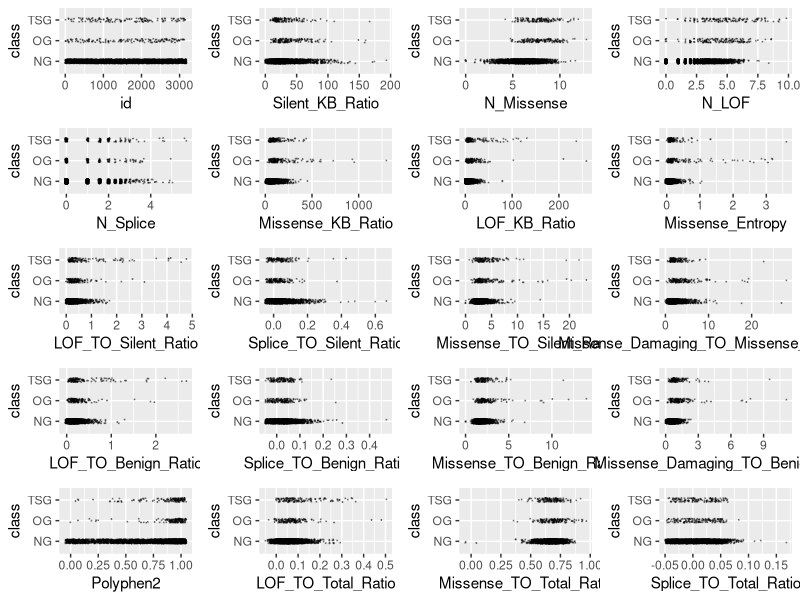
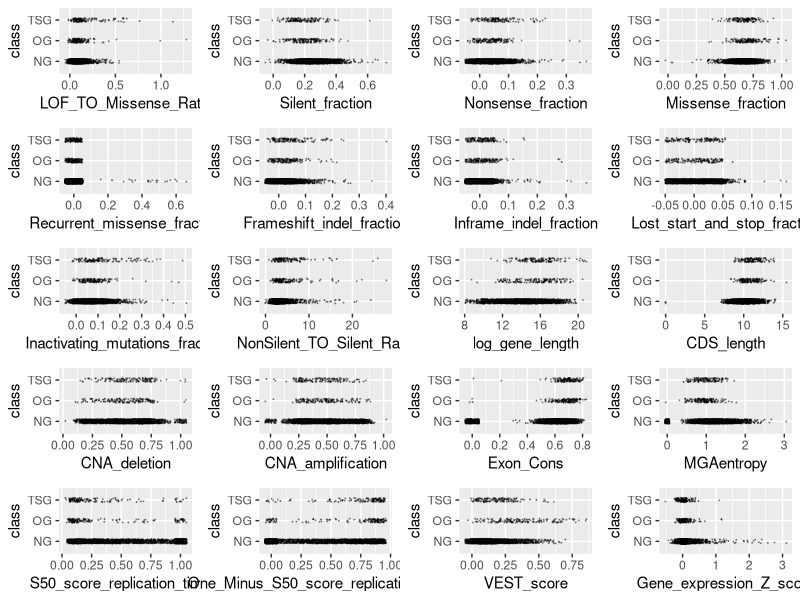
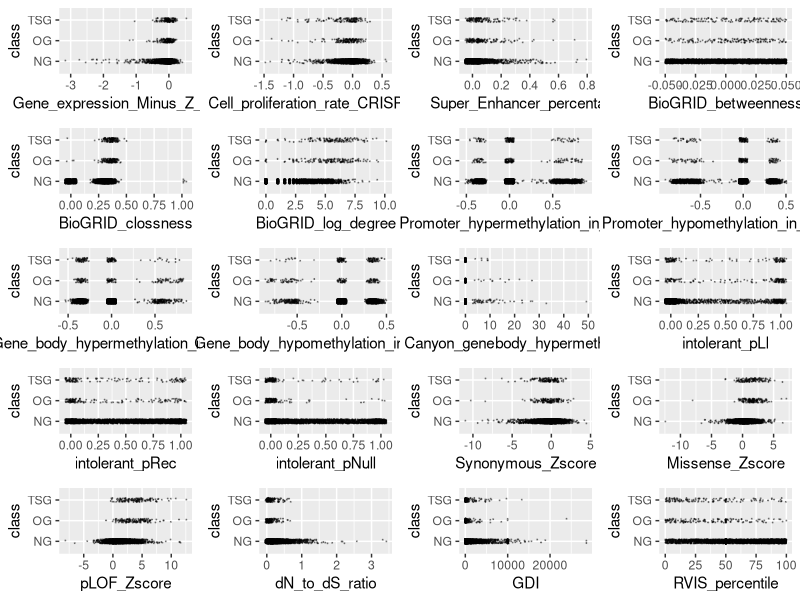
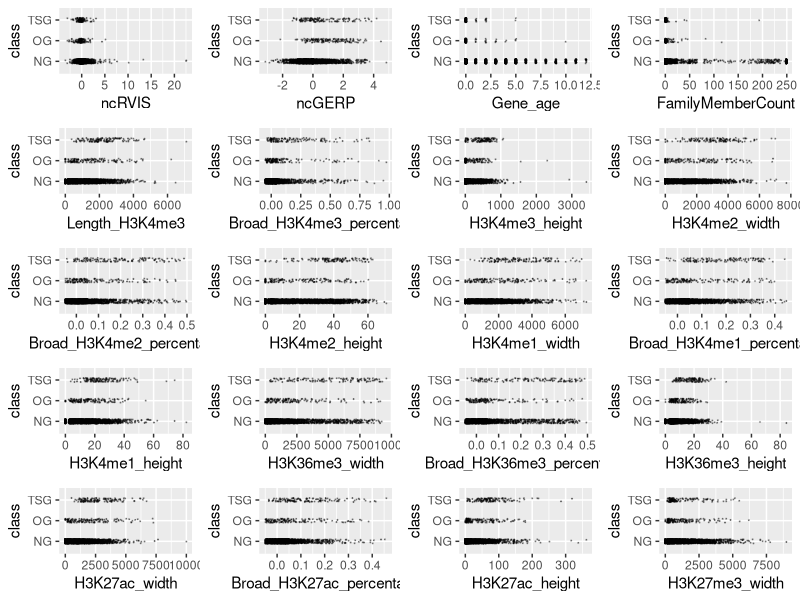
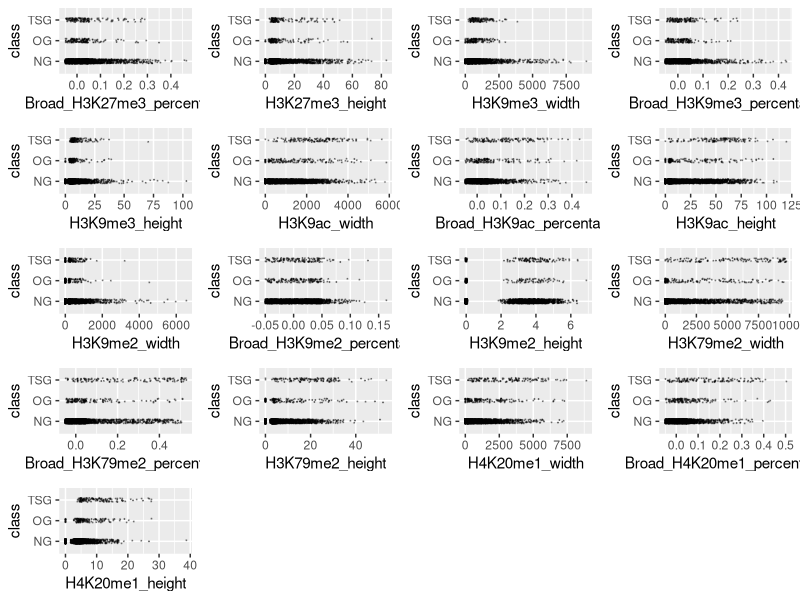
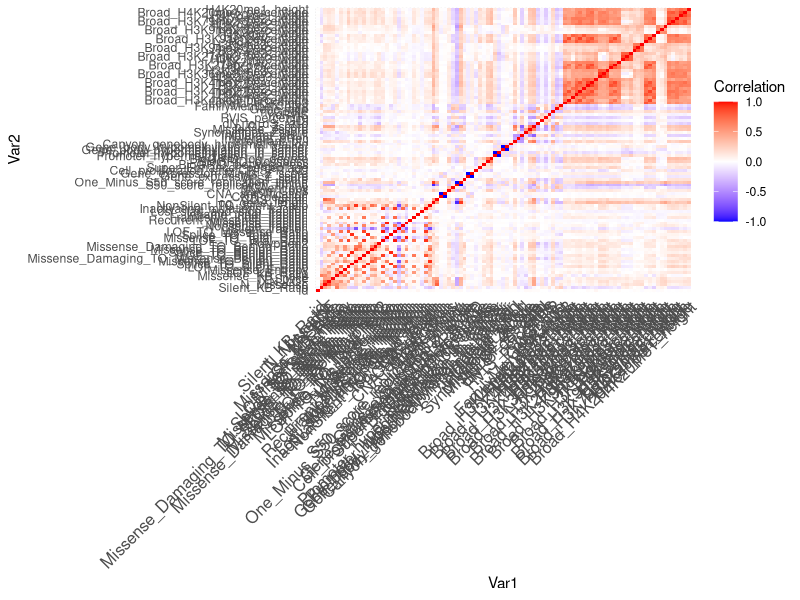
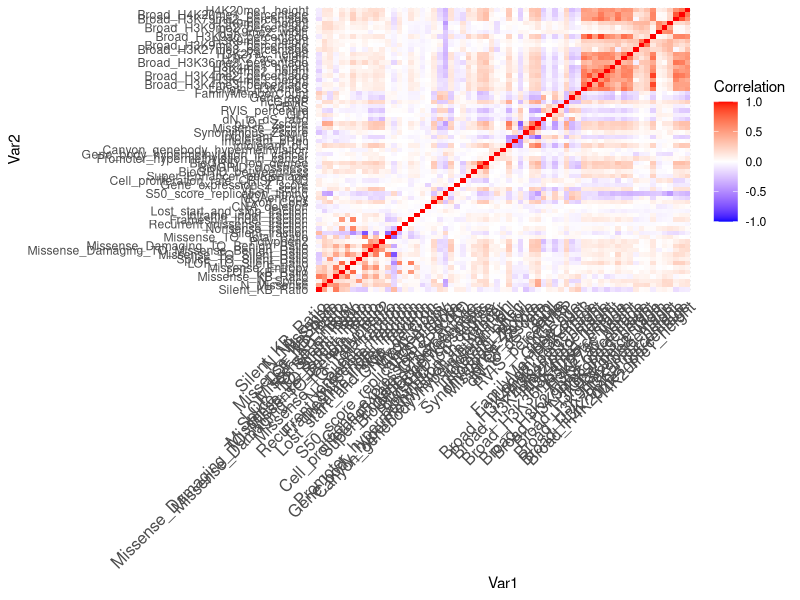
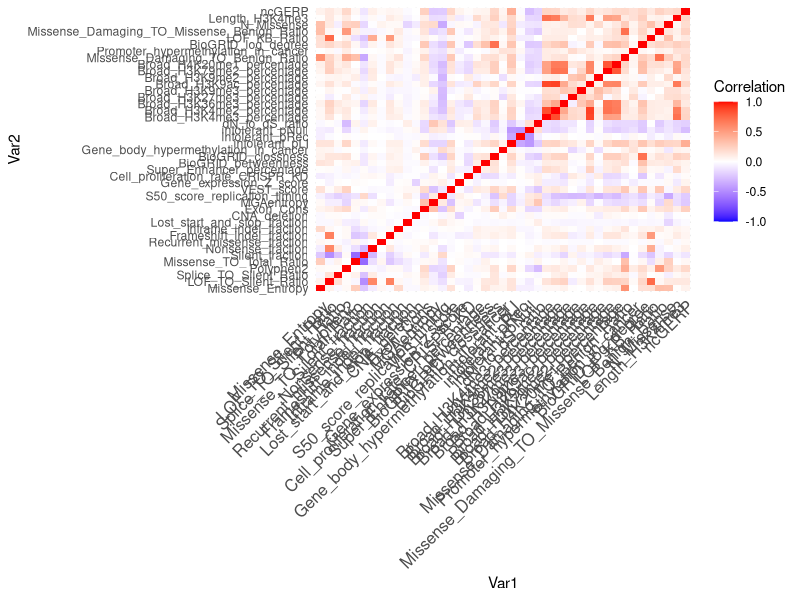

The R source for these figures, in order:
## ---- chunk 1
knitr::opts_chunk$set(echo = TRUE, comment = NA)
## ---- chunk 2
training <- read.csv("training.csv", stringsAsFactors = TRUE)
training$class <- factor(training$class)
levels(training$class) <- c("NG", "OG", "TSG")
# Create an outlier function
outlier <- function(data) {
  low <- mean(data) - 3 * sd(data)
  high <- mean(data) + 3 * sd(data)
  which(data < low | data > high)
}
# library(ggplot2)
# scatter <- function(var) {
#   ggplot(training, aes_string(var, "class")) +
#     geom_jitter(width = 0.05, height = 0.1, size = 0.1,
#                 colour = rgb(0, 0, 0, alpha = 1 / 3))
# }
# scat_plot <- lapply(names(training)[-99], scatter)
# library(gridExtra)
# grid.arrange(grobs = scat_plot[1:20], ncol = 4)
# grid.arrange(grobs = scat_plot[21:40], ncol = 4)
# grid.arrange(grobs = scat_plot[41:60], ncol = 4)
# grid.arrange(grobs = scat_plot[61:80], ncol = 4)
# grid.arrange(grobs = scat_plot[81:98], ncol = 4)
outliers <- table(unlist(lapply(training[,-99], outlier)))
outlier_index <- sort(outliers, decreasing = TRUE)
# Remove 50 most common outliers (i.e. outliers across multiple predictors)
training <- training[-as.numeric(names(outlier_index)[1:50]),]

# The below variables had outstanding outliers which we chose to remove
sort(training$Missense_TO_Silent_Ratio, decreasing = TRUE)[1:10]
training <- training[-which(training$Missense_TO_Silent_Ratio > 100), ]
sort(training$Missense_KB_Ratio, decreasing = TRUE)[1:10]
training <- training[-which(training$Missense_KB_Ratio > 2000), ]
sort(training$LOF_TO_Silent_Ratio, decreasing = TRUE)[1:10]
training <- training[-which(training$LOF_TO_Silent_Ratio > 5), ]
sort(training$Gene_expression_Z_score, decreasing = TRUE)[1:10]
training <- training[-which(training$Gene_expression_Z_score > 4), ]
sort(training$dN_to_dS_ratio, decreasing = TRUE)[1:10]
training <- training[-which(training$dN_to_dS_ratio > 5),]
sort(training$Silent_KB_Ratio, decreasing = TRUE)[1:10]
training <- training[-which(training$Silent_KB_Ratio > 200), ]
sort(training$Lost_start_and_stop_fraction, decreasing = TRUE)[1:10]
training <- training[-which(training$Lost_start_and_stop_fraction > 0.2),]
sort(training$Synonymous_Zscore, decreasing = FALSE)[1:10]
training <- training[-which(training$Synonymous_Zscore < -15), ]
numeric_training <- training[,-99]

# Lots of zeroes for some observations, so removed those observations with quite a few zeroes across predictor variables
n_zeroes <- rep(NA, nrow(numeric_training))

for(i in seq_len(nrow(numeric_training))){
  row_i_zeroes <- 0
  for(j in seq_len(ncol(numeric_training))){
    if(round(numeric_training[i,j], digits = 5) == 0){
      row_i_zeroes <- row_i_zeroes + 1
    }
  }
  n_zeroes[i] <- row_i_zeroes
}
training <- training[n_zeroes <= ncol(training) / 2, ]
# Remove 1 of 2 variables that have r value of 1 or -1 (i.e. perfectly correlated)
perf_corr <- which(abs(cor(training[,-99])) == 1, arr.ind = TRUE)
which(perf_corr[,1] != perf_corr[,2])
training <- training[, -43]
## ---- chunk 3
library(ggplot2)
scatter <- function(var) {
  ggplot(training, aes_string(var, "class")) +
    geom_jitter(width = 0.05, height = 0.1, size = 0.1,
                colour = rgb(0, 0, 0, alpha = 1 / 3))
}
scat_plot <- lapply(names(training)[-98], scatter)
library(gridExtra)
grid.arrange(grobs = scat_plot[1:20], ncol = 4)
grid.arrange(grobs = scat_plot[21:40], ncol = 4)
grid.arrange(grobs = scat_plot[41:60], ncol = 4)
grid.arrange(grobs = scat_plot[61:80], ncol = 4)
grid.arrange(grobs = scat_plot[81:97], ncol = 4)
## ---- chunk 4
library(dplyr)
#function to calculate wca
score <- function (conf_mat) {
  print(sum(diag(conf_mat) * c(1, 20, 20)))
  print(sum(diag(conf_mat) * c(1, 20, 20)) / sum(apply(conf_mat, 2, sum) * c(1, 20, 20)))
}

# Set new threshold to account for unbalanced data
classify <- function(probs, k) {
  if (any(probs[2:3] > k)) {
    subset <- probs[2:3]
    output <- which(subset == max(subset))
    if (length(output) > 1) {
        output <- sample(1:2, 1)
    }
  } else {
    output <- 0
  }
  output
}
## ---- chunk 5
library(dplyr)
library(caret)
set.seed(12)
library(dplyr)
sig <- logical(97)
names(sig) <- names(training)[-98]
k <- 1
diffs <- logical(97)
for (var in names(training)[-98]) {
  model <- aov(training[[var]] ~ factor(training$class))
  sig[k] <- summary(model)[[1]][1, 5]
  diffs[k] <- all(TukeyHSD(model)$`factor(training$class)`[, 4] < 0.05 / 97)
  k <- k + 1
}
sort(sig[diffs])
score <- function (conf_mat) {
  sum(diag(conf_mat) * c(1, 20, 20)) / sum(apply(conf_mat, 2, sum) * c(1, 20, 20))
}

# sig_terms <- names(sort(sig[diffs]))
# combo_terms <- table(c(terms, sig_terms)) == 2
# final_terms <- names(combo_terms[combo_terms])
# term_mat <- cor(training %>% select(all_of(final_terms)))
# ind_terms <- final_terms[-c(1, 3, 4, 5, 10, 11, 13, 14, 15, 17)]

vars <- training
cor_mtx <- round(cor(vars[, names(vars) != "class"]), 2)
library(reshape2)
melted_cor_mtx <- melt(cor_mtx)
cor_heatmap <- ggplot(data = melted_cor_mtx, aes(x = Var1, y = Var2, fill = value)) + geom_tile()
cor_heatmap <- cor_heatmap +
  scale_fill_gradient2(low = "blue", high = "red", mid = "white",
                       midpoint = 0, limit = c(-1, 1), space = "Lab", name="Correlation") + 
  theme_minimal() +
  theme(axis.text.x = element_text(angle = 45, vjust = 1, size = 12, hjust = 1))
cor_heatmap

which(abs(cor_mtx) > 0.75, arr.ind = TRUE)
# Eliminate all but one of a set of variables highly correlated with one another
vars <- vars[, -c(1, 4, 32, 13, 18, 21, 29, 14, 20, 15, 30,
                  15, 24, 31, 38, 34, 41, 48, 50, 68, 86, 88,
                  71, 72, 78, 74, 76, 80, 82, 83, 92, 94, 95)]
cor_mtx <- round(cor(vars[, names(vars) != "class"]), 2)
library(reshape2)
melted_cor_mtx <- melt(cor_mtx)
cor_heatmap <- ggplot(data = melted_cor_mtx, aes(x = Var1, y = Var2, fill = value)) + geom_tile()
cor_heatmap <- cor_heatmap +
  scale_fill_gradient2(low = "blue", high = "red", mid = "white",
                       midpoint = 0, limit = c(-1, 1), space = "Lab", name="Correlation") + 
  theme_minimal() +
  theme(axis.text.x = element_text(angle = 45, vjust = 1, size = 12, hjust = 1))
cor_heatmap


# which(abs(cor_mtx) > 0.6, arr.ind = TRUE)
# # Eliminate all but one of a set of variables highly correlated with one another
# vars <- vars[, -c(4, 5, 15, 17, 11, 13, 14, 29, 39, 47,
#                   48, 50, 51, 49, 54, 55, 52, 58, 63, 65,
#                   34, 64, 53)]
# 
# cor_mtx <- round(cor(vars[, names(vars) != "class"]), 2)
# library(reshape2)
# melted_cor_mtx <- melt(cor_mtx)
# cor_heatmap <- ggplot(data = melted_cor_mtx, aes(x = Var1, y = Var2, fill = value)) + geom_tile()
# cor_heatmap <- cor_heatmap +
#   scale_fill_gradient2(low = "blue", high = "red", mid = "white",
#                        midpoint = 0, limit = c(-1, 1), space = "Lab", name="Correlation") + 
#   theme_minimal() +
#   theme(axis.text.x = element_text(angle = 45, vjust = 1, size = 12, hjust = 1))
# cor_heatmap
## ---- chunk 6
set.seed(12)
mn <- nnet::multinom(class ~ ., data = vars, model = TRUE)
tidymn <- broom::tidy(mn) %>% arrange(p.value)
tidymn <- tidymn %>% filter(p.value < 0.05 / nrow(tidymn))
terms <- unique(tidymn$term)[-1]
terms

cor_mtx <- round(cor(vars[, terms]), 2)
library(reshape2)
melted_cor_mtx <- melt(cor_mtx)
cor_heatmap <- ggplot(data = melted_cor_mtx, aes(x = Var1, y = Var2, fill = value)) + geom_tile()
cor_heatmap <- cor_heatmap +
  scale_fill_gradient2(low = "blue", high = "red", mid = "white",
                       midpoint = 0, limit = c(-1, 1), space = "Lab", name="Correlation") + 
  theme_minimal() +
  theme(axis.text.x = element_text(angle = 45, vjust = 1, size = 12, hjust = 1))
cor_heatmap

## ---- chunk 7
vars <- training %>% select(all_of(terms), class)
set.seed(89)
thresh_list <- list()
length(thresh_list) <- 10
j <- 1
# for() loop to validate post cross-validation with WCA and varying thresholds
for (rand in ceiling(runif(10, min = 1, max = 10000000))) {
  set.seed(rand)
  vars_split <- createDataPartition(vars$class, p = 0.8, list = FALSE)
  vars_train <- vars[vars_split, ]
  vars_test <- vars[-vars_split, ]
  
  train_cont <- trainControl(method = "cv", number = 5, classProbs = TRUE, savePredictions = TRUE)
  lda_ft <- train(class ~ ., data = vars_train, method = "lda", preProc = c("center", "scale"),
                  trControl = train_cont)
  preds <- predict(lda_ft, newdata = vars_test, type = "prob")
  scores <- numeric(100)
  for (i in seq(from = 0.001, to = 0.1, by = 0.001)) {
    lda_mod <- table("pred"=apply(preds, 1, classify, k = i), "obs" = vars_test$class)
    lda_mod
    scores[i*1000] <- score(lda_mod)
  }
  thresh_list[[j]] <- scores
  j <- j + 1
}

# Plot WCA as a function of threshold for various seeds to see best threshold
thresh_vals <- c(0.001, 0.0025, 0.005, 0.01, 0.025, 0.05, 0.1)
plot(thresh_list[[1]] ~ seq(from = 0.001, to = 0.1, by = 0.001),
     type = "l", ylim = c(0.6, 0.9), col = rgb(0, 0, 0, alpha = 0.5),
     xaxt = "n", ylab = "WCA Percentage",
     xlab = "Threshold for Choosing Between (0) and (1 and 2)")
for (i in 2:10) {
  red <- 0
  green <- 0
  blue <- 0
  if (i %% 4 == 1) {red <- 0.5}
  if (i %% 4 == 2) {green <- 0.5}
  if (i %% 4 == 3) {blue <- 0.5}
  lines(seq(from = 0.001, to = 0.1, by = 0.001), thresh_list[[i]],
        col = rgb(red, green, blue, alpha = 0.5))
  
}
abline(v = thresh_vals, col = rgb(0, 0, 0, alpha = 0.5))
points(unlist(lapply(thresh_list, which.max)) * 0.001, unlist(lapply(thresh_list, max)),
       pch = 19, cex = 0.5)
axis(side = 1, at = thresh_vals, cex.axis = 0.75, las = 2)
best_thresh <- unlist(lapply(thresh_list, which.max))
median(best_thresh * 0.001)
thresh_val_scores <- matrix(nrow = 10, ncol = length(thresh_vals))
colnames(thresh_val_scores) <- thresh_vals
for (i in 1:10) {
  thresh_val_scores[i, ] <- thresh_list[[i]][thresh_vals * 1000]
}
apply(thresh_val_scores, 2, mean)
# Use threshold of 0.005 for determining when to classify as OG or TSG (highest peak)
set.seed(4)
vars_split <- createDataPartition(vars$class, p = 0.8, list = FALSE)
vars_train <- vars[vars_split, ]
vars_test <- vars[-vars_split, ]
train_cont <- trainControl(method = "cv", number = 5,
                           classProbs = TRUE, savePredictions = TRUE)
lda_ft <- train(class ~ ., data = vars_train, method = "lda",
                preProc = c("center", "scale"), trControl = train_cont)
preds <- predict(lda_ft, newdata = vars_test, type = "prob")
lda_mod <- table("pred" = apply(preds, 1, classify, k = 0.005),
                 "obs" = vars_test$class)
lda_mod
score(lda_mod)
## ---- chunk 8
# Write prediction model on test data
tests <- read.csv("test.csv")
preds <- predict(lda_ft, newdata = tests, type = "prob")
preds <- apply(preds, 1, classify, k = 0.005)
names(preds) <- tests$id
csv_file <- data.frame(id = tests$id,
                       class = preds)
write.csv(csv_file, "modelpredictions14.csv", row.names = FALSE)
best_mod <- read.csv("modelpredictions13.csv")
table("Best Model" = best_mod$class, csv_file$class)
mean(best_mod$class == csv_file$class)
